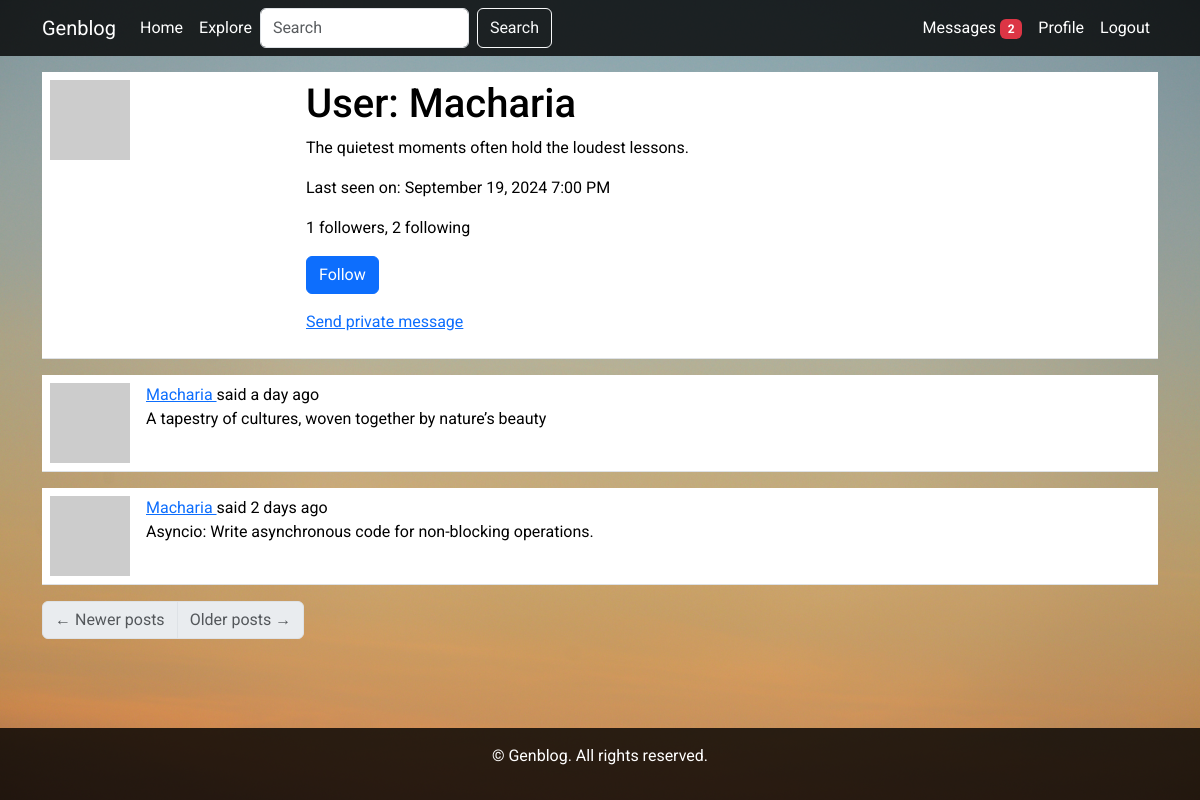
Before: /user/Macharia (signed in) with the older database file.
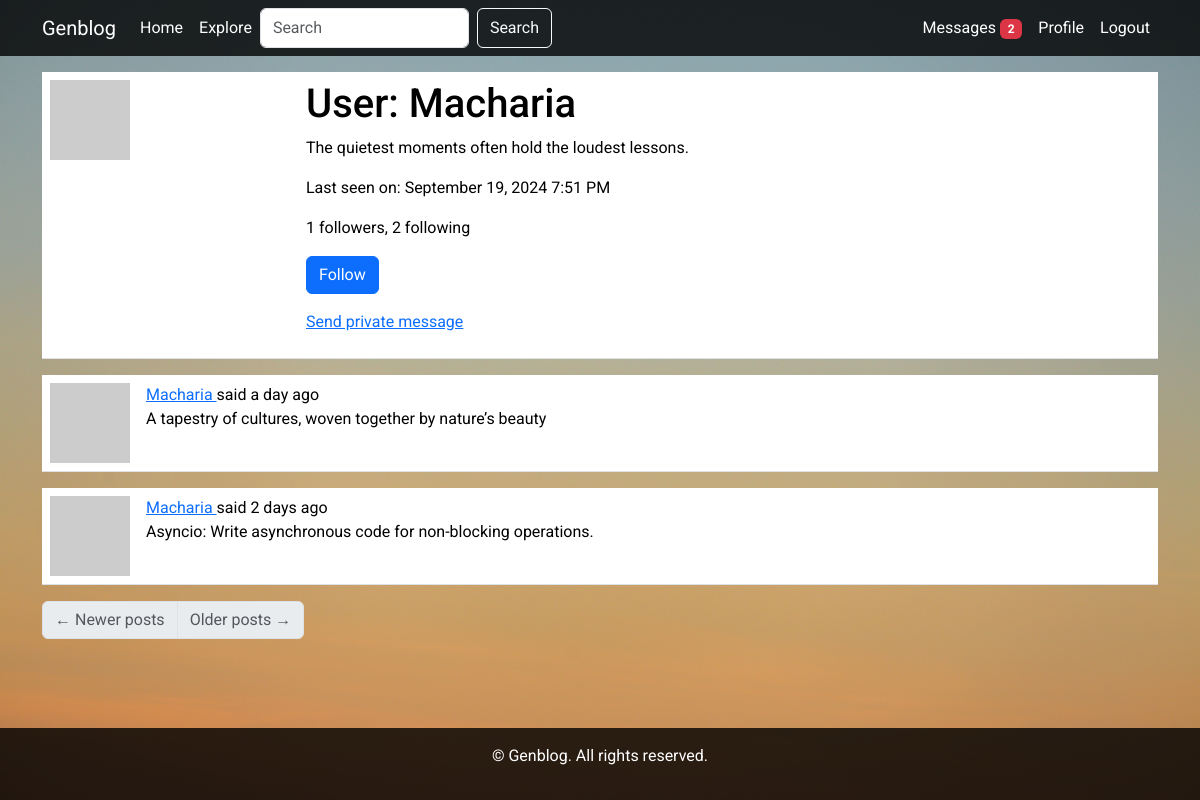
After: the same page with the newer database file.
### app/models.py (models this page shows, shortened)
class User(UserMixin, db.Model):
    id: so.Mapped[int] = so.mapped_column(primary_key=True)
    username: so.Mapped[str] = so.mapped_column(sa.String(64), index=True,
                                                unique=True)
    email: so.Mapped[str] = so.mapped_column(sa.String(120), index=True,
                                             unique=True)
    password_hash: so.Mapped[Optional[str]] = so.mapped_column(sa.String(256))
    about_me: so.Mapped[Optional[str]] = so.mapped_column(sa.String(140))
    last_seen: so.Mapped[Optional[datetime]] = so.mapped_column(
        default=lambda: datetime.now(timezone.utc))
    last_message_read_time: so.Mapped[Optional[datetime]]
    posts: so.WriteOnlyMapped['Post'] = so.relationship(
        back_populates='author')
    following: so.WriteOnlyMapped['User'] = so.relationship(
        secondary=followers, primaryjoin=(followers.c.follower_id == id),
        secondaryjoin=(followers.c.followed_id == id),
        back_populates='followers')
    followers: so.WriteOnlyMapped['User'] = so.relationship(
        secondary=followers, primaryjoin=(followers.c.followed_id == id),
        secondaryjoin=(followers.c.follower_id == id),
        back_populates='following')
    messages_sent: so.WriteOnlyMapped['Message'] = so.relationship(
        foreign_keys='Message.sender_id', back_populates='author')
    messages_received: so.WriteOnlyMapped['Message'] = so.relationship(
        foreign_keys='Message.recipient_id', back_populates='recipient')
    notifications: so.WriteOnlyMapped['Notification'] = so.relationship(
        back_populates='user')
    tasks: so.WriteOnlyMapped['Task'] = so.relationship(back_populates='user')
    def avatar(self, size):
        digest = md5(self.email.lower().encode('utf-8')).hexdigest()
        return f'https://www.gravatar.com/avatar/{digest}?d=identicon&s={size}'
    def is_following(self, user):
        query = self.following.select().where(User.id == user.id)
        return db.session.scalar(query) is not None
    def followers_count(self):
        query = sa.select(sa.func.count()).select_from(
            self.followers.select().subquery())
        return db.session.scalar(query)
    def following_count(self):
        query = sa.select(sa.func.count()).select_from(
            self.following.select().subquery())
        return db.session.scalar(query)
    def unread_message_count(self):
        last_read_time = self.last_message_read_time or datetime(1900, 1, 1)
        query = sa.select(Message).where(Message.recipient == self,
                                         Message.timestamp > last_read_time)
        return db.session.scalar(sa.select(sa.func.count()).select_from(
            query.subquery()))
    def get_tasks_in_progress(self):
        query = self.tasks.select().where(Task.complete == False)
        return db.session.scalars(query)

class SearchableMixin:
    @classmethod
    def before_commit(cls, session):
        session._changes = {
            'add': list(session.new),
            'update': list(session.dirty),
            'delete': list(session.deleted)
        }
    @classmethod
    def after_commit(cls, session):
        for obj in session._changes['add']:
            if isinstance(obj, SearchableMixin):
                add_to_index(obj.__tablename__, obj)
        for obj in session._changes['update']:
            if isinstance(obj, SearchableMixin):
                add_to_index(obj.__tablename__, obj)
        for obj in session._changes['delete']:
            if isinstance(obj, SearchableMixin):
                remove_from_index(obj.__tablename__, obj)
        session._changes = None

class Post(SearchableMixin, db.Model):
    __searchable__ = ['body']
    id: so.Mapped[int] = so.mapped_column(primary_key=True)
    body: so.Mapped[str] = so.mapped_column(sa.String(140))
    timestamp: so.Mapped[datetime] = so.mapped_column(
        index=True, default=lambda: datetime.now(timezone.utc))
    user_id: so.Mapped[int] = so.mapped_column(sa.ForeignKey(User.id),
                                               index=True)
    language: so.Mapped[Optional[str]] = so.mapped_column(sa.String(5))
    author: so.Mapped[User] = so.relationship(back_populates='posts')

### app/main/routes.py (the view)
@bp.route('/user/<username>')
@login_required
def user(username):
    user = db.first_or_404(sa.select(User).where(User.username == username))
    page = request.args.get('page', 1, type=int)
    query = user.posts.select().order_by(Post.timestamp.desc())
    posts = db.paginate(query, page=page,
                        per_page=current_app.config['POSTS_PER_PAGE'],
                        error_out=False)
    next_url = url_for('main.user', username=user.username,
                       page=posts.next_num) if posts.has_next else None
    prev_url = url_for('main.user', username=user.username,
                       page=posts.prev_num) if posts.has_prev else None
    form = EmptyForm()
    return render_template('user.html', user=user, posts=posts.items,
                           next_url=next_url, prev_url=prev_url, form=form)

### app/main/forms.py
class SearchForm(FlaskForm):
    q = StringField(_l('Search'), validators=[DataRequired()])
    def __init__(self, *args, **kwargs):
        if 'formdata' not in kwargs:
            kwargs['formdata'] = request.args
        if 'meta' not in kwargs:
            kwargs['meta'] = {'csrf': False}
        super(SearchForm, self).__init__(*args, **kwargs)

class EmptyForm(FlaskForm):
    submit = SubmitField('Submit')

### app/__init__.py (called while the page is built)
def get_locale():
    return request.accept_languages.best_match(current_app.config['LANGUAGES'])

### app/main/routes.py (called while the page is built)
@bp.before_app_request
def before_request():
    if current_user.is_authenticated:
        current_user.last_seen = datetime.now(timezone.utc)
        db.session.commit()
        g.search_form = SearchForm()
    g.locale = str(get_locale())

### app/models.py (called while the page is built)
@login.user_loader
def load_user(id):
    return db.session.get(User, int(id))

### app/templates/user.html (shortened to what this page needs)
{% extends "base.html" %}
{% block content %}
    <table class="table table-hover">
        <tr>
            <td width="256px"><img src="{{ user.avatar(256) }}"></td>
            <td>
                <h1>{{ _('User') }}: {{ user.username }}</h1>
                {% if user.about_me %}<p>{{ user.about_me }}</p>{% endif %}
                {% if user.last_seen %}
                <p>{{ _('Last seen on') }}: {{ moment(user.last_seen).format('LLL') }}</p>
                {% endif %}
                <p>{{ _('%(count)d followers', count=user.followers_count()) }}, {{ _('%(count)d following', count=user.following_count()) }}</p>
                {% if user == current_user %}
                <p><a href="{{ url_for('main.edit_profile') }}">{{ _('Edit your profile') }}</a></p>
                {% if not current_user.get_task_in_progress('export_posts') %}
                <p><a href="{{ url_for('main.export_posts') }}">{{ _('Export your posts') }}</a></p>
                {% endif %}
                {% elif not current_user.is_following(user) %}
                <p>
                    <form action="{{ url_for('main.follow', username=user.username) }}" method="post">
                        {{ form.submit(value=_('Follow'), class_='btn btn-primary') }}
                    </form>
                </p>
                {% endif %}
                {% if user != current_user %}
                <p><a href="{{ url_for('main.send_message', recipient=user.username) }}">{{ _('Send private message') }}</a></p>
                {% endif %}
            </td>
        </tr>
    </table>
    {% for post in posts %}
        {% include '_post.html' %}
    {% endfor %}
    <nav aria-label="Post navigation">
        <ul class="pagination">
            <li class="page-item{% if not prev_url %} disabled{% endif %}">
                <a class="page-link" href="{{ prev_url }}">
                    <span aria-hidden="true">&larr;</span> {{ _('Newer posts') }}
                </a>
            </li>
            <li class="page-item{% if not next_url %} disabled{% endif %}">
                <a class="page-link" href="{{ next_url }}">
                    {{ _('Older posts') }} <span aria-hidden="true">&rarr;</span>
                </a>
            </li>
        </ul>
    </nav>
{% endblock %}

### app/templates/base.html (shortened to what this page needs)
<!doctype html>
<html lang="en">
  <head>
    <link
        href="https://cdn.jsdelivr.net/npm/bootstrap@5.3.2/dist/css/bootstrap.min.css"
        rel="stylesheet"
>
  </head>
  <body>
    <nav class="navbar navbar-expand-lg">
      <div class="container">
        <a class="navbar-brand" href="{{ url_for('main.index') }}">Genblog</a>
        <div class="collapse navbar-collapse" id="navbarSupportedContent">
          <ul class="navbar-nav me-auto mb-2 mb-lg-0">
            <li class="nav-item">
              <a class="nav-link" aria-current="page" href="{{ url_for('main.index') }}">{{ _('Home') }}</a>
            </li>
            <li class="nav-item">
              <a class="nav-link" aria-current="page" href="{{ url_for('main.explore') }}">{{ _('Explore') }}</a>
            </li>
            {% if g.search_form %}
            <form class="d-flex" method="get" action="{{ url_for('main.search') }}">
                <input class="form-control me-2" type="search" placeholder="{{ g.search_form.q.label.text }}" aria-label="Search" name="q">
                <button class="btn btn-outline-light" type="submit">{{ _('Search') }}</button>
            </form>
            {% endif %}
          </ul>
          <ul class="navbar-nav mb-2 mb-lg-0">
            {% if current_user.is_anonymous %}
            <li class="nav-item">
              <a class="nav-link" aria-current="page" href="{{ url_for('auth.login') }}">{{ _('Login') }}</a>
            </li>
            {% else %}
            <li class="nav-item">
              <a class="nav-link" aria-current="page" href="{{ url_for('main.messages') }}">{{ _('Messages') }}
                {% set unread_message_count = current_user.unread_message_count() %}
                <span id="message_count" class="badge bg-danger"
                      style="visibility: {% if unread_message_count %}visible
                                         {% else %}hidden{% endif %};">
                    {{ unread_message_count }}
                </span>
              </a>
            </li>
            <li class="nav-item">
              <a class="nav-link" aria-current="page" href="{{ url_for('main.user', username=current_user.username) }}">{{ _('Profile') }}</a>
            </li>
            <li class="nav-item">
              <a class="nav-link" aria-current="page" href="{{ url_for('auth.logout') }}">{{ _('Logout') }}</a>
            </li>
            {% endif %}
          </ul>
        </div>
      </div>
    </nav>
    <div class="container mt-3">
      {% block content %}{% endblock %}
    </div>
    <footer class="footer">
      <div class="container text-center">
        <p>&copy; {{ current_year }} Genblog. All rights reserved.</p>
      </div>
    </footer>
  </body>
</html>

### app/templates/_post.html (shortened to what this page needs)
<table class="table table-hover">
    <tr>
        <td width="70px">
            {% if post.author %}
                <a href="{{ url_for('main.user', username=post.author.username) }}">
                    <img src="{{ post.author.avatar(70) }}" />
                </a>
            {% else %}
                <img src="default_avatar.png" />
            {% endif %}
        </td>
        <td>
            {% if post.author %}
                {{ _('%(username)s said %(when)s',
                    username=user_link, when=moment(post.timestamp).fromNow()) }}
            {% else %}
                {{ _('Unknown user said %(when)s', when=moment(post.timestamp).fromNow()) }}
            {% endif %}
            <br>
            <span id="post{{ post.id }}">{{ post.body }}</span>
        </td>
    </tr>
</table>

### app/templates/base.html (style rules this page uses)
body { font-family: 'Roboto', sans-serif; background: url('/static/images/background.jpg') no-repeat center center fixed; background-size: cover; }
.navbar { background-color: rgba(0, 0, 0, 0.8); }
.navbar-brand, .nav-link { color: #fff !important; }
.footer { background-color: rgba(0, 0, 0, 0.8); color: #fff; padding: 1rem 0; position: fixed; width: 100%; bottom: 0; }

Changed rows visible on the page:
changed User "Macharia": last_seen "September 19, 2024 7:00 PM" → "September 19, 2024 7:51 PM"
